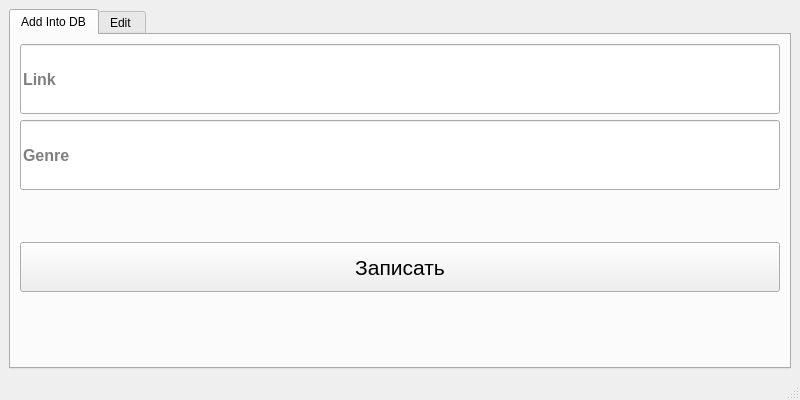
<?xml version="1.0" encoding="UTF-8"?>
<ui version="4.0">
 <class>MainWindow</class>
 <widget class="QMainWindow" name="MainWindow">
  <property name="geometry">
   <rect>
    <x>0</x>
    <y>0</y>
    <width>800</width>
    <height>400</height>
   </rect>
  </property>
  <property name="windowTitle">
   <string>MUSIC</string>
  </property>
  <property name="unifiedTitleAndToolBarOnMac">
   <bool>false</bool>
  </property>
  <widget class="QWidget" name="centralwidget">
   <layout class="QVBoxLayout" name="verticalLayout">
    <item>
     <widget class="QTabWidget" name="tabWidget">
      <property name="currentIndex">
       <number>0</number>
      </property>
      <widget class="QWidget" name="tab">
       <attribute name="title">
        <string>Add Into DB</string>
       </attribute>
       <layout class="QVBoxLayout" name="verticalLayout_2">
        <item>
         <widget class="QLineEdit" name="lineEdit_link">
          <property name="minimumSize">
           <size>
            <width>0</width>
            <height>70</height>
           </size>
          </property>
          <property name="font">
           <font>
            <pointsize>12</pointsize>
            <weight>75</weight>
            <bold>true</bold>
           </font>
          </property>
          <property name="placeholderText">
           <string>Link</string>
          </property>
         </widget>
        </item>
        <item>
         <widget class="QLineEdit" name="lineEdit_genre">
          <property name="minimumSize">
           <size>
            <width>0</width>
            <height>70</height>
           </size>
          </property>
          <property name="font">
           <font>
            <pointsize>12</pointsize>
            <weight>75</weight>
            <bold>true</bold>
           </font>
          </property>
          <property name="placeholderText">
           <string>Genre</string>
          </property>
         </widget>
        </item>
        <item>
         <spacer name="verticalSpacer">
          <property name="orientation">
           <enum>Qt::Vertical</enum>
          </property>
          <property name="sizeHint" stdset="0">
           <size>
            <width>20</width>
            <height>40</height>
           </size>
          </property>
         </spacer>
        </item>
        <item>
         <widget class="QPushButton" name="pushButton_save">
          <property name="minimumSize">
           <size>
            <width>0</width>
            <height>50</height>
           </size>
          </property>
          <property name="font">
           <font>
            <pointsize>16</pointsize>
           </font>
          </property>
          <property name="text">
           <string>Записать</string>
          </property>
         </widget>
        </item>
        <item>
         <spacer name="verticalSpacer_2">
          <property name="orientation">
           <enum>Qt::Vertical</enum>
          </property>
          <property name="sizeHint" stdset="0">
           <size>
            <width>20</width>
            <height>40</height>
           </size>
          </property>
         </spacer>
        </item>
        <item>
         <widget class="QLabel" name="label_result">
          <property name="text">
           <string/>
          </property>
         </widget>
        </item>
       </layout>
      </widget>
      <widget class="QWidget" name="tab_2">
       <attribute name="title">
        <string>Edit </string>
       </attribute>
      </widget>
     </widget>
    </item>
   </layout>
  </widget>
  <widget class="QStatusBar" name="statusbar"/>
 </widget>
 <resources/>
 <connections/>
</ui>
